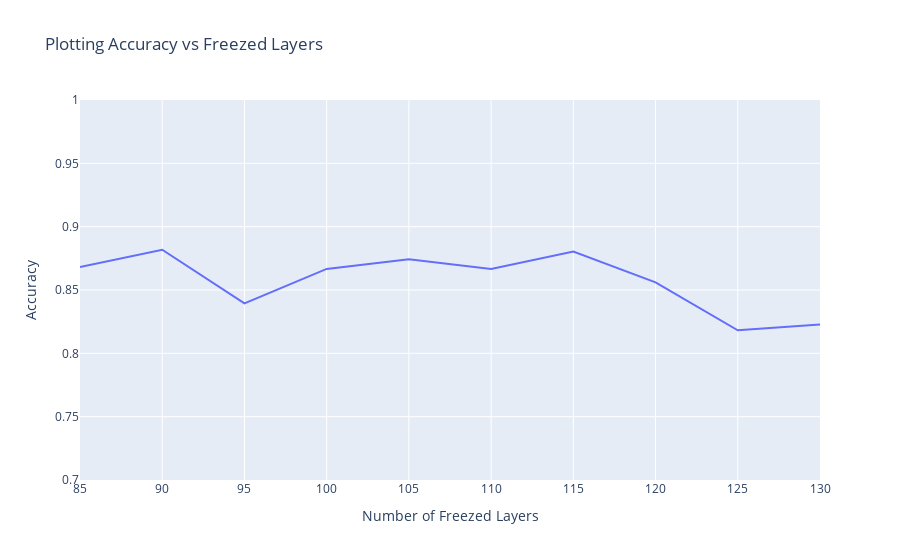

Notebook code for this chart:
### Markdown cell above
Plotting the Validation Accuracy vs freezed layers. We observe that as we increase the amount of freezed layers, the accuracy also decreases.

### Code cell
df = getData()
df = df[df.Epoch == 9]
fig = px.line(
    df, 
    x=df['freezed_layer'], 
    y=df['val_binary_accuracy'],
    title="Plotting Accuracy vs Freezed Layers",
).update_layout(xaxis_title="Number of Freezed Layers", yaxis_title="Accuracy",yaxis_range=[0.7,1.0])
fig.show()

### Figure 1 — Plotly figure (JSON) as saved in the notebook; plotly's stock layout.template omitted (floating-point values rounded to 4 significant figures)
{"data": [{"hovertemplate": "freezed_layer=%{x}<br>val_binary_accuracy=%{y}<extra></extra>", "legendgroup": "", "line": {"color": "#636efa", "dash": "solid"}, "marker": {"symbol": "circle"}, "mode": "lines", "name": "", "orientation": "v", "showlegend": false, "type": "scatter", "x": [85, 90, 95, 100, 105, 110, 115, 120, 125, 130], "xaxis": "x", "y": [0.8682, 0.8818, 0.8394, 0.8667, 0.8742, 0.8667, 0.8803, 0.8561, 0.8182, 0.8227], "yaxis": "y"}], "layout": {"legend": {"tracegroupgap": 0}, "title": {"text": "Plotting Accuracy vs Freezed Layers"}, "xaxis": {"anchor": "y", "domain": [0, 1], "title": {"text": "Number of Freezed Layers"}}, "yaxis": {"anchor": "x", "domain": [0, 1], "range": [0.7, 1], "title": {"text": "Accuracy"}}}}
